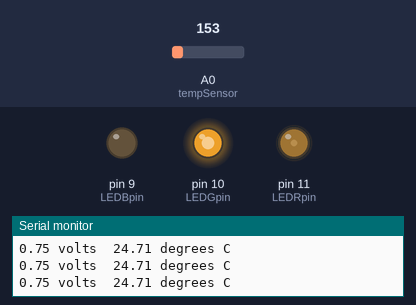
The sketch below on a simulated Arduino Uno, built with avr-gcc and run on an emulated ATmega328P. On the bench: output pins drawn as LEDs (lit = HIGH), the last lines printed to the serial monitor. Inputs (shaded band) come from the test bench; at power-on: A0 (tempSensor) = 153.

Above: at 1.2 s.
1.3 s: A0 (tempSensor) set to 135
At 2.1 s:
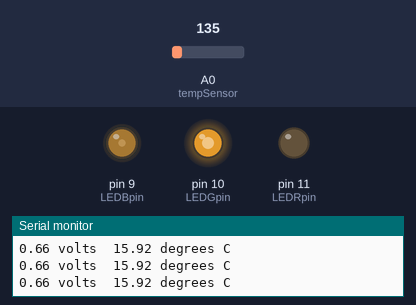
2.8 s: A0 (tempSensor) set to 112
At 3.5 s:
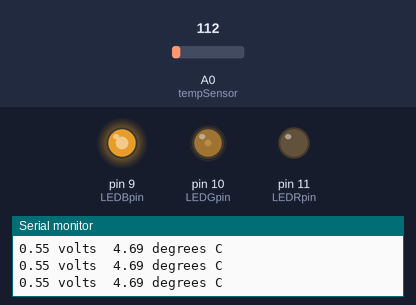
4.3 s: A0 (tempSensor) set to 133
At 5.3 s:
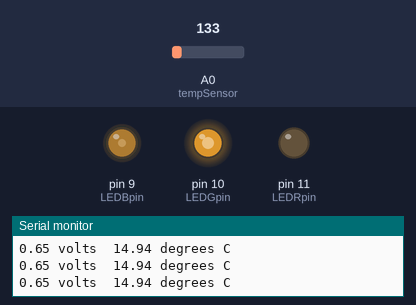
5.8 s: A0 (tempSensor) set to 114
At 6.7 s:
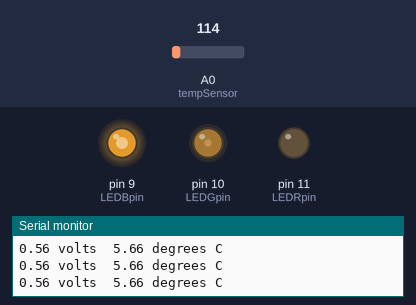
7.3 s: A0 (tempSensor) set to 165
At 8.5 s:
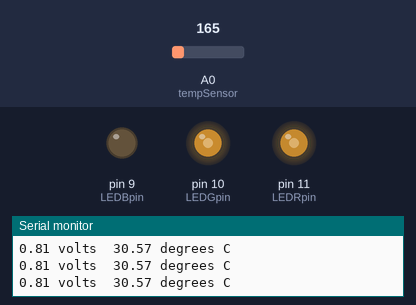
8.8 s: A0 (tempSensor) set to 175
At 10.0 s:
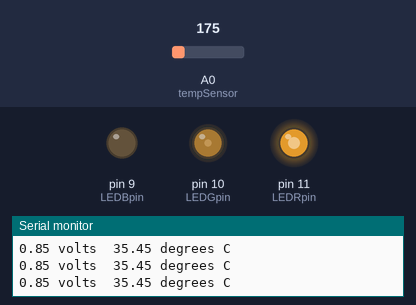
Timing chart, 0 to 11.3 s (numbered marks = the images above; inputs shaded):
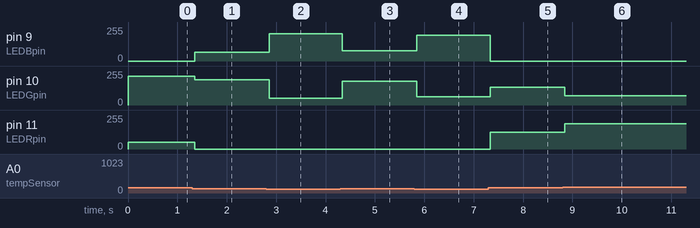

The sketch:

temp-to-RGB-LED.ino
```cpp
// (licence header left out)
// define the Arduino pins
int tempSensor = A0;
int LEDRpin = 11;
int LEDGpin = 10;
int LEDBpin = 9;

void setup() {
  // setup the pins
  pinMode(LEDRpin, OUTPUT);
  pinMode(LEDGpin, OUTPUT);
  pinMode(LEDBpin, OUTPUT);
  Serial.begin(9600);
}

void loop() {
  //getting the voltage reading from the temperature sensor
  int reading = analogRead(tempSensor);

  // converting that reading to voltage, for 3.3v arduino use 3.3
  float voltage = reading * 5.0;
  voltage /= 1024.0;

  // print out the voltage
  Serial.print(voltage); Serial.print(" volts  ");

  // now get the temperature in degrees C.
  float temperatureC = (voltage - 0.5) * 100 ; //converting from 10 mv per degree wit 500 mV offset
  //to degrees ((voltage - 500mV) times 100)
  Serial.print(temperatureC); Serial.println(" degrees C");

  // convert to integer
  int tempValue = temperatureC;

  int blueValue = 0;
  if (tempValue <= 20) {
    blueValue = map(tempValue, 0, 20, 255, 0);
  }
  blueValue = constrain(blueValue, 0, 255);

  int greenValue = 0;
  if (tempValue <= 20) {
    greenValue = map(tempValue, 0, 20, 0, 255);
  } else {
    greenValue = map(tempValue, 21, 40, 255, 0);
  }
  greenValue = constrain(greenValue, 0, 255);


  int redValue = 0;
  if (tempValue > 20) {
    redValue = map(tempValue, 20, 40, 0, 255);
  }
  redValue = constrain(redValue, 0, 255);

  // set the RGB LED values
  analogWrite(LEDRpin, redValue);
  analogWrite(LEDGpin, greenValue);
  analogWrite(LEDBpin, blueValue);

  // delay in between reads for stability
  delay(1);
}
```

Measured:
- the behaviour switches between 123 and 122 on A0 (tempSensor) (found by bisection; images 1 and 2)
- after the input at 1.3 s, pin 9 (LEDBpin): 0/255 → 64/255 after 0.05 s; pin 10 (LEDGpin): 215/255 → 191/255 after 0.05 s; pin 11 (LEDRpin): 51/255 → 0/255 after 0.05 s
- after the input at 2.8 s, pin 9 (LEDBpin): 64/255 → 204/255 after 0.06 s; pin 10 (LEDGpin): 191/255 → 51/255 after 0.06 s
- after the input at 4.3 s, pin 9 (LEDBpin): 204/255 → 77/255 at once; pin 10 (LEDGpin): 51/255 → 178/255 at once
- after the input at 5.8 s, pin 9 (LEDBpin): 77/255 → 192/255 after 0.05 s; pin 10 (LEDGpin): 178/255 → 63/255 after 0.05 s
- after the input at 7.3 s, pin 9 (LEDBpin): 192/255 → 0/255 at once; pin 10 (LEDGpin): 63/255 → 135/255 at once; pin 11 (LEDRpin): 0/255 → 127/255 at once
- after the input at 8.8 s, pin 10 (LEDGpin): 135/255 → 68/255 at once; pin 11 (LEDRpin): 127/255 → 191/255 at once
